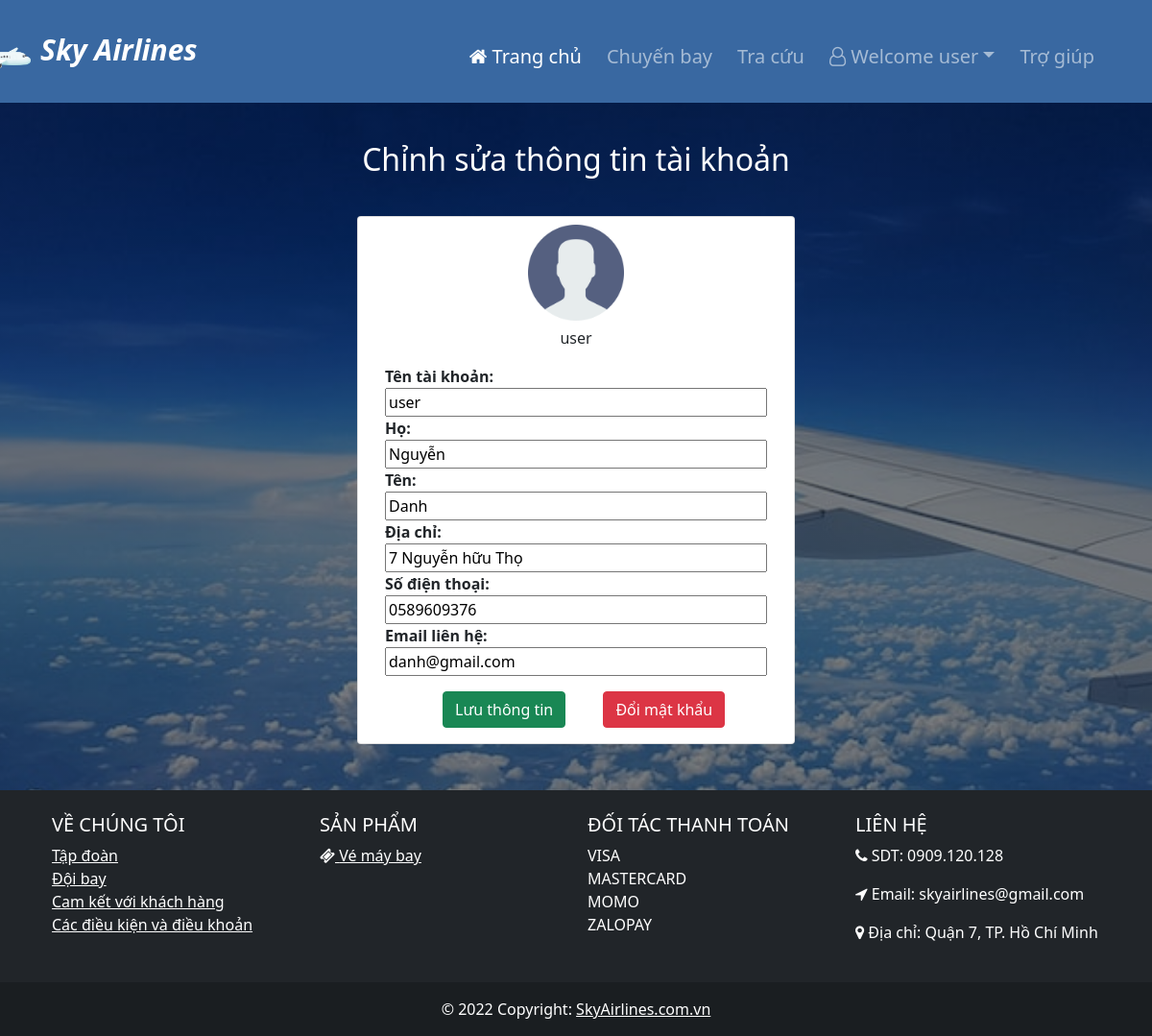
/profileEdit.php (signed in), run on the app's committed database.
### tables this page shows
CREATE TABLE `passenger_profile` (
  `profile_id` varchar(50) NOT NULL,
  `passenger_username` varchar(100) NOT NULL,
  `password` varchar(100) NOT NULL,
  `first_name` varchar(50) NOT NULL,
  `last_name` varchar(50) NOT NULL,
  `gender` varchar(20) NOT NULL,
  `address` varchar(100) NOT NULL,
  `phone` varchar(12) NOT NULL,
  `email` varchar(100) NOT NULL
);

### profileEdit.php (the view, shortened to what this page needs)
<?php
    require 'connect.php';
?>
<!DOCTYPE html>
<html lang="en">
<head>
    <link rel="stylesheet" href="css/home.css">
    <link rel="stylesheet" href="https://cdnjs.cloudflare.com/ajax/libs/font-awesome/4.7.0/css/font-awesome.min.css">
    <link href="https://cdn.jsdelivr.net/npm/bootstrap@5.0.2/dist/css/bootstrap.min.css" rel="stylesheet">
</head>
<body>
<nav class="navbar navbar-expand-lg navbar-dark">
    <div class="container">
        <a class="navbar-brand" href="home.php" style = "font-size: 30px;">Sky Airlines
            <div class="logo">
                <img src="img/plane.png" class="img-fluid">
            </div>
          </a>
          <ul class="navbar-nav ml-auto">
            <li class="nav-item">
              <a class="nav-link active" aria-current="page" href="home.php"><i class="fa fa-home"></i> Trang chủ</a>
            </li>
            <li class="nav-item aria-current">
              <a class="nav-link" href="search_flight.php"> Chuyến bay</a>
            </li>
            <li class="nav-item">
              <a class="nav-link" href="history.php">Tra cứu</a>
            </li>
            <?php
              if(isset($_SESSION['login'])){
                echo '<li class="nav-item dropdown">
                        <a class="nav-link  dropdown-toggle" href="#" data-bs-toggle="dropdown"><i class="fa fa-user-o" aria-hidden="true"></i> Welcome '.$_SESSION['username'].'</a>
                          <ul class="dropdown-menu">
                            <li><a class="dropdown-item" href="profile.php"> Thông tin cá nhân</a></li>
                            <li><a class="dropdown-item" href="historyLogin.php"> Lịch sử đặt vé</a></li>
                            <li><a class="dropdown-item" href="logout.php"> Đăng xuất</a></li>
                        </ul>
                      </li>';
              }
              else{
                echo '<li class="nav-item">
                        <a class="nav-link" href="login.php">Đăng nhập</a>
                      </li>';
              }
            ?>
            <li class="nav-item">
              <a class="nav-link" href="help.php"> Trợ giúp</a>
            </li>
          </ul>
        </div>
      </nav>
    <div class = "container">
        <h2>Chỉnh sửa thông tin tài khoản</h2>
        <div class = "row">
            <div class = "card mx-auto">
                <div class = "card-img-top text-center mt-2">
                    <img src="img/user.png" alt="user" width="100" height="100">
                </div>
                <div class="card-body mx-auto">
                <?php
                    $check_user = $_SESSION['username'];
                    $sql_pro = "SELECT * FROM `passenger_profile` WHERE `passenger_username` LIKE '$check_user'";
                    $sql_pro_run = mysqli_query($con,$sql_pro);
                    while($row = $sql_pro_run->fetch_array(MYSQLI_ASSOC)){
                      $username = $row['passenger_username'];
                      $first_name = $row['first_name'];
                      $last_name = $row['last_name'];
                      $address = $row['address'];
                      $phone = $row['phone'];
                      $email = $row['email'];
                    }
                    ?>
                    <p style = "text-align: center; margin-top: -50px;"><?php echo $username;?></p>
                    <form action="profile_handle.php" method="post">
                      <b>Tên tài khoản: </b>
                      <br>
                      <input type="text" name="username" id="username" value="<?php echo $username;?>">
                      <br>
                      <b>Họ: </b>
                      <input type="text" name="firstname" id="firstname" value="<?php echo $first_name;?>">
                      <br>
                      <b>Tên: </b>
                      <input type="text" name="lastname" id="lastname" value="<?php echo $last_name;?>">
                      <br>
                      <b>Địa chỉ: </b>
                      <input type="text" name="address" id="address" value="<?php echo $address;?>">
                      <b>Số điện thoại: </b>
                      <input type="text" name="phone" id="phone" value="<?php echo $phone;?>">
                      <b>Email liên hệ: </b>
                      <input type="text" name="email" id="email" value="<?php echo $email;?>">
                      <br>
                      <button type="submit" style = "margin-left: 60px;" class = " mt-3 btn btn-success" name="update_profile" value="update" id="update">Lưu thông tin</button> <a href="change_password.php" style = "margin-left: 35px;" class = " mt-3 btn btn-danger" >Đổi mật khẩu</a>
                    </form>
                </div>
            </div>
        </div>
    </div>
    <footer class="bg-dark text-center text-lg-start text-white mt-5">
      <div class="container p-4">
        <div class="row">
          <div class="col-lg-3 col-md-6 mb-4 mb-md-0">
            <h5 class="text-uppercase">về chúng tôi</h5>
            <ul class="list-unstyled mb-0">
              <li>
                <a href="aboutus.html" class="text-white">Tập đoàn</a>
              </li>
              <li>
                <a href="aboutus.html" class="text-white">Đội bay</a>
              </li>
              <li>
                <a href="aboutus.html" class="text-white">Cam kết với khách hàng</a>
              </li>
              <li>
                <a href="aboutus.html" class="text-white">Các điều kiện và điều khoản</a>
              </li>
            </ul>
          </div>
          <div class="col-lg-3 col-md-6 mb-4 mb-md-0">
            <h5 class="text-uppercase">Sản phẩm</h5>
            <ul class="list-unstyled">
              <li>
                <i class="fa fa-ticket" aria-hidden="true"></i><a href="search_flight.html" class="text-white"> Vé máy bay</a>
              </li>
            </ul>
          </div>
          <div class="col-lg-3 col-md-6 mb-4 mb-md-0">
            <h5 class="text-uppercase">Đối tác thanh toán</h5>
            <ul class="list-unstyled">
              <li>
                  <div>
                    VISA
              </li>
              <li>
                  <div>
                    MASTERCARD
                  </div>
              </li>
              <li>
                  <div>
                    MOMO
                  </div>
              </li>
              <li>
                  <div>
                    ZALOPAY
                  </div>
              </li>
            </ul>
          </div>
          <div class="col-lg-3 col-md-6 mb-4 mb-md-0">
            <h5 class="text-uppercase">liên hệ</h5>
            <ul class="list-unstyled">
              <li>
                <p class="text-white"><i class="fa fa-phone" aria-hidden="true"></i> SDT: 0909.120.128</p>
              </li>
              <li>
                <p class="text-white"><i class="fa fa-location-arrow" aria-hidden="true"></i> Email: skyairlines@gmail.com</p>
              </li>
              <li>
                <p class="text-white"><i class="fa fa-map-marker" aria-hidden="true"></i> Địa chỉ: Quận 7, TP. Hồ Chí Minh</p>
              </li>
            </ul>
          </div>
        </div>
      </div>
      <div class="text-center p-3" style="background-color: rgba(0, 0, 0, 0.2)">
        © 2022 Copyright:
        <a class="text-white" href="home.php">SkyAirlines.com.vn</a>
      </div>
  </footer>
</body>
</html>

### css/home.css (style rules this page uses)
.navbar { background-color: #3968a1; }
.logo { width: 70px; height: 60px; float: left; margin-right: 10px; margin-top: 5px; }
.nav-item { margin-top: 10px; margin-right: 10px; font-size: 20px; font-weight: 500; }
.navbar-brand { margin-top: 16px; margin-left: -80px; font-size: 50px; font-style: italic; font-weight: bold; }
.card-img-top { width: 100%; height: 140px; }

### profileEdit.php (style rules this page uses)
html { background-image: linear-gradient(rgba(0,0,0,0.5), rgba(0,0,0,0.5)),url("css/imageCSS/bg_login.png"); height: auto; background-position: center; background-repeat: no-repeat; background-size: cover; margin: 0; }
body { background-color: transparent; }
h2 { text-align: center; color: white; margin-top: 30px; margin-bottom: 30px; padding: 10px; }
input { width: 100%; }
.card { width: 40%; background-color: white; }

### data on the page
passenger_profile: passenger_username "user", username "user", firstname "Nguyễn", lastname "Danh", address "7 Nguyễn hữu Thọ", phone "0589609376", email "danh@gmail.com"

### other printed values
$_SESSION['username'] "user"
